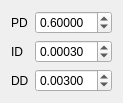
                 <widget class="QWidget" name="gridLayoutWidget_28">
                  <property name="geometry">
                   <rect>
                    <x>372</x>
                    <y>190</y>
                    <width>103</width>
                    <height>89</height>
                   </rect>
                  </property>
                  <layout class="QGridLayout" name="gridLayout_35">
                   <item row="1" column="0">
                    <widget class="QLabel" name="label_182">
                     <property name="font">
                      <font>
                       <pointsize>9</pointsize>
                       <weight>50</weight>
                       <bold>false</bold>
                      </font>
                     </property>
                     <property name="text">
                      <string>ID</string>
                     </property>
                    </widget>
                   </item>
                   <item row="2" column="0">
                    <widget class="QLabel" name="label_183">
                     <property name="font">
                      <font>
                       <pointsize>9</pointsize>
                       <weight>50</weight>
                       <bold>false</bold>
                      </font>
                     </property>
                     <property name="text">
                      <string>DD</string>
                     </property>
                    </widget>
                   </item>
                   <item row="0" column="0">
                    <widget class="QLabel" name="label_184">
                     <property name="font">
                      <font>
                       <pointsize>9</pointsize>
                       <weight>50</weight>
                       <bold>false</bold>
                      </font>
                     </property>
                     <property name="text">
                      <string>PD</string>
                     </property>
                    </widget>
                   </item>
                   <item row="2" column="1">
                    <widget class="QDoubleSpinBox" name="doubleSpinBoxDDistance_2">
                     <property name="font">
                      <font>
                       <pointsize>9</pointsize>
                       <weight>50</weight>
                       <bold>false</bold>
                      </font>
                     </property>
                     <property name="decimals">
                      <number>5</number>
                     </property>
                     <property name="singleStep">
                      <double>0.100000000000000</double>
                     </property>
                     <property name="value">
                      <double>0.003000000000000</double>
                     </property>
                    </widget>
                   </item>
                   <item row="0" column="1">
                    <widget class="QDoubleSpinBox" name="doubleSpinBoxPDistance_2">
                     <property name="font">
                      <font>
                       <pointsize>9</pointsize>
                       <weight>50</weight>
                       <bold>false</bold>
                      </font>
                     </property>
                     <property name="decimals">
                      <number>5</number>
                     </property>
                     <property name="singleStep">
                      <double>0.200000000000000</double>
                     </property>
                     <property name="value">
                      <double>0.600000000000000</double>
                     </property>
                    </widget>
                   </item>
                   <item row="1" column="1">
                    <widget class="QDoubleSpinBox" name="doubleSpinBoxIDistance_2">
                     <property name="font">
                      <font>
                       <pointsize>9</pointsize>
                       <weight>50</weight>
                       <bold>false</bold>
                      </font>
                     </property>
                     <property name="decimals">
                      <number>5</number>
                     </property>
                     <property name="singleStep">
                      <double>0.100000000000000</double>
                     </property>
                     <property name="value">
                      <double>0.000300000000000</double>
                     </property>
                    </widget>
                   </item>
                  </layout>
                 </widget>
